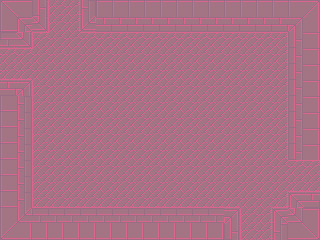

Rendered tile map (Tiled .tmx) drawn with the repository's tilesets; below, a short description and the full map source, tile grids included:
An orthogonal 20x15 tile map with 16x16 px tiles, 1 tile layer (background), 3 tilesets and 12 objects.

<map version="1.0" orientation="orthogonal" renderorder="right-down" width="20" height="15" tilewidth="16" tileheight="16" nextobjectid="23">
 <tileset firstgid="1" name="tileset_1" tilewidth="16" tileheight="16" tilecount="49" columns="7">
  <image source="tileset_5.png" width="112" height="112" />
 </tileset>
 <tileset firstgid="50" name="player" tilewidth="32" tileheight="32" tilecount="1" columns="1">
  <image source="../../img/player_stand.png" width="32" height="36" />
 </tileset>
 <tileset firstgid="51" name="scarab" tilewidth="64" tileheight="32" tilecount="1" columns="1">
  <image source="../../img/scarab.png" width="64" height="32" />
 </tileset>
 <layer name="background" width="20" height="15">
  <data encoding="csv">
1,2,27,24,26,23,3,3,3,3,3,3,3,3,3,3,4,5,6,7,
8,9,41,24,26,37,10,10,10,10,10,10,10,10,10,10,11,12,13,14,
39,41,17,25,25,18,18,18,18,18,18,18,18,18,18,18,18,19,20,21,
18,18,25,25,25,25,25,25,25,25,25,25,25,25,25,25,25,26,20,21,
32,32,25,25,25,25,25,25,25,25,25,25,25,25,25,25,25,26,20,21,
11,13,24,25,25,25,25,25,25,25,25,25,25,25,25,25,25,26,20,21,
29,30,24,25,25,25,25,25,25,25,25,25,25,25,25,25,25,26,20,21,
29,30,24,25,25,25,25,25,25,25,25,25,25,25,25,25,25,26,20,21,
29,30,24,25,25,25,25,25,25,25,25,25,25,25,25,25,25,26,20,21,
29,30,24,25,25,25,25,25,25,25,25,25,25,25,25,25,25,26,20,21,
29,30,24,25,25,25,25,25,25,25,25,25,25,25,25,25,25,25,18,18,
29,30,24,25,25,25,25,25,25,25,25,25,25,25,25,25,25,25,32,32,
29,30,31,32,32,32,32,32,32,32,32,32,32,32,32,25,25,33,9,11,
36,37,38,39,38,39,40,40,40,40,40,40,40,40,13,24,26,9,41,42,
43,44,45,46,45,46,47,47,47,47,47,47,47,47,27,24,26,16,48,49
</data>
 </layer>
 <objectgroup name="enemies">
  <object id="10" gid="51" x="192" y="80" width="64" height="32" />
  <object id="11" gid="51" x="64" y="208" width="64" height="32" />
  <object id="13" gid="51" x="32" y="112" width="64" height="32" />
  <object id="22" x="80" y="-32" />
 </objectgroup>
 <objectgroup name="solids">
  <object id="14" x="0" y="0" width="32" height="48" />
  <object id="15" x="32" y="0" width="16" height="32" />
  <object id="16" x="80" y="0" width="240" height="32" />
  <object id="17" x="288" y="32" width="32" height="128" />
  <object id="18" x="288" y="192" width="32" height="48" />
  <object id="19" x="272" y="208" width="16" height="32" />
  <object id="20" x="0" y="208" width="240" height="32" />
  <object id="21" x="0" y="80" width="32" height="128" />
 </objectgroup>
 <objectgroup name="player" />
</map>
